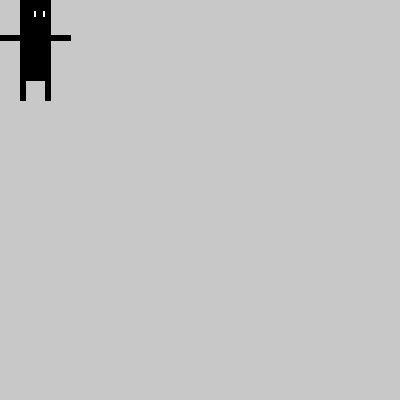
Frame 1 (no input)
Frame 60 (the mouse pressed at the canvas centre just before this capture): identical to frame 1, image omitted
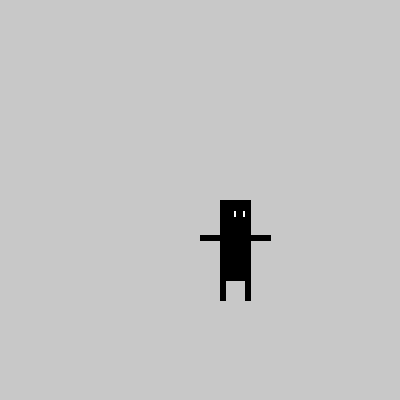
Frame 120 (the mouse held since frame 60 and released just before this capture)

The Processing sketch that drew these frames (run headless with seeded random() and noise(); from frame 60 on, the mouse is pressed at the canvas centre):

// Processing sketch: cc_06_functions
// ── cc_06_functions.pde
/**
 * Creative Coding HSOS WS16/17
 * Basic function example
 *
 * @author Jens de Boer <hello@jnsdbr.de>
 */

void setup()
{
    size(400, 400);
}

void draw()
{
    background(200);  
    drawCharacter(mouseX, mouseY);
}

void drawCharacter(int x, int y)
{
    pushMatrix();
    translate(x, y);
    fill(0);
    // Body
    rect(20, 0, 30, 80);
    
    // Left arm
    rect(0, 35, 20, 5);
    
    // Right arm
    rect(50, 35, 20, 5);
    
    // Left leg
    rect(20, 80, 5, 20);
    
    // Right leg
    rect(45, 80, 5, 20);
    
    // Left eye
    fill(255);
    rect(33, 10, 3, 7);
    
    // Right eye
    rect(42, 10, 3, 7);
    popMatrix();
}
